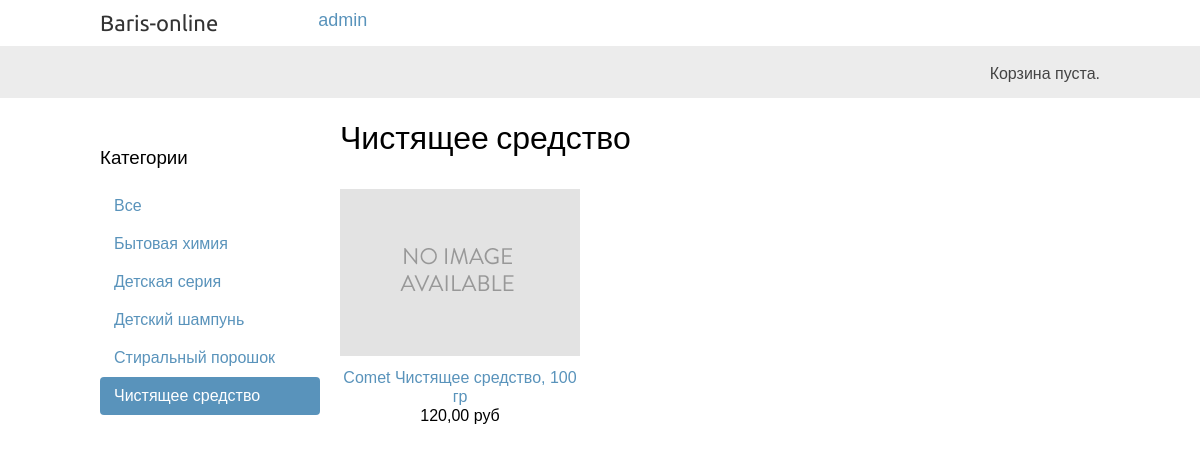
Page /catalog/chistyashee-sredstvo/ on the committed database.
### catalog/models.py (models this page shows, shortened)
class Category(models.Model):
    name = models.CharField(max_length=200)
    slug = models.CharField(max_length=200,
                            unique=True)
    parent = models.ForeignKey('self',
                               blank=True,
                               null=True,
                               related_name='children',
                               on_delete=models.CASCADE)
    class Meta:
        unique_together = ('parent', 'name')
        ordering = ['name']
        indexes = [
            models.Index(fields=['name']),
        ]
        verbose_name = 'Категория'
        verbose_name_plural = 'Категории'
    def get_absolute_url(self):
        return reverse('catalog:product_list_by_category',
                       args=[self.slug])

### product/models.py (models this page shows, shortened)
class Product(models.Model):
    category = models.ForeignKey(Category,
                                 related_name='products',
                                 on_delete=models.CASCADE)
    name = models.CharField(max_length=200)
    slug = models.CharField(max_length=200)
    image = models.ImageField(upload_to='products/%Y/%m/%d',
                              blank=True)
    description = models.TextField(blank=True)
    price = models.DecimalField(max_digits=10,
                                decimal_places=2)
    brand = models.CharField(max_length=100, null = True)
    manufacturer = models.CharField(max_length=100, null = True)
    stock = models.PositiveIntegerField()
    available = models.BooleanField(default=True)
    created = models.DateTimeField(auto_now_add=True)
    updated = models.DateTimeField(auto_now=True)
    class Meta:
        ordering = ['name']
        indexes = [
            models.Index(fields=['id', 'slug']),
            models.Index(fields=['name']),
            models.Index(fields=['-created']),
        ]
        verbose_name = 'Товар'
        verbose_name_plural = 'Товары'
    def get_absolute_url(self):
        return reverse('product:product_detail',
                       args=[self.id, self.slug])

### catalog/views.py (the view)
# urls.py: path('', views.product_list, name='product_list'),
def product_list(request, category_slug=None):
    category = None
    categories = Category.objects.all()
    products = Product.objects.filter(available=True)
    if category_slug:
        category = get_object_or_404(Category,
                                     slug=category_slug)
        products = products.filter(category=category)
    return render(request,
                  'catalog/list.html',
                  {'category': category,
                   'categories': categories,
                   'products': products})

### catalog/templates/catalog/list.html (shortened to what this page needs)
{% extends "base/base.html" %}
{% load static %}
{% block content %}
    <div id="sidebar">
        <h3>Категории</h3>
        <ul>
            <li {% if not category %}class="selected"{% endif %}>
                <a href="{% url "catalog:product_list" %}">Все</a>
            </li>
            {% for c in categories %}
                <li {% if category.slug == c.slug %}class="selected"{% endif %}>
                    <a href="{{ c.get_absolute_url }}">{{ c.name }}</a>
                </li>
            {% endfor %}
        </ul>
    </div>
    <div id="main" class="product-list">
        <h1>{% if category %}{{ category.name }}{% else %}Товары{% endif %}</h1>
        {% for product in products %}
            <div class="item">
                <a href="{{ product.get_absolute_url }}">
                    <img src="{% if product.image %}{{ product.image.url }}{% else %}{% static "img/no_image.png" %}{% endif %}" alt="image">
                </a>
                <a href="{{ product.get_absolute_url }}">{{ product.name }}</a>
                <br>
                {{ product.price }} руб
            </div>
        {% endfor %}
    </div>
{% endblock  %}

### static/css/base.css (style rules this page uses)
body { margin:0; padding:0; font-family:helvetica, sans-serif; }
h1, h2, h3, h4, h5 , h6 { font-family: 'Ubuntu', sans-serif; font-weight:normal; }
a { text-decoration:none; color:#5993bb; }
#sidebar { width:220px; padding:30px 20px 0 0; float:left; }
#sidebar ul { margin:0; padding:0; }
#sidebar ul li { margin:0; list-style:none; padding:10px 14px; }
#sidebar ul li a { display:block; }
#sidebar ul li.selected { background:#5993bb; border-radius:4px; }
#sidebar ul li.selected a { color:#fff; }
#main { float:left; width: 96%; margin-right:-220px; overflow:hidden; }
.product-list .item { width:25%; padding:10px 20px 10px 0; float:left; text-align:center; line-height:1.2; }
.product-list .item img { width:100%; margin-bottom:8px; }

### rows in the picture
Category: name "Бытовая химия"
Category: name "Детская серия"
Category: name "Детский шампунь"
Category: name "Стиральный порошок"
Category: name "Чистящее средство"
Product: name "Comet Чистящее средство, 100 гр", price "120,00"
